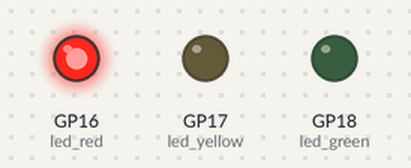
A program run on a simulated Raspberry Pi Pico running MicroPython. Shown: output pins drawn as LEDs (lit = HIGH).

Above: at 2.5 s.
At 6.2 s:
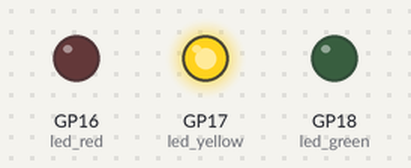
At 7.7 s:
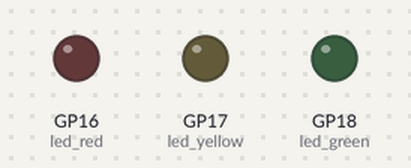
At 10.5 s:
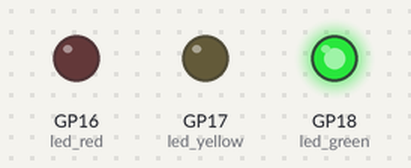
Timing chart, 0 to 16.9 s (numbered marks = the images above):
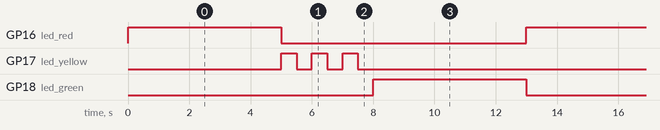

The program:

Project_05_Traffic_Lights.py
```python
from machine import Pin
import time

led_red = machine.Pin(16, machine.Pin.OUT)  # create red led object from Pin 16, Set Pin 16 to output
led_yellow = machine.Pin(17, machine.Pin.OUT)  # create yellow led object from Pin 17, Set Pin 17 to output
led_green = machine.Pin(18, machine.Pin.OUT) # create green led object from Pin 18, Set Pin 18 to output

while True:
    led_red.value(1)  # Set red led turn on
    time.sleep(5)   # Sleep 5s
    led_red.value(0) # Set red led turn off
    led_yellow.value(1)
    time.sleep(0.5)
    led_yellow.value(0)
    time.sleep(0.5)
    led_yellow.value(1)
    time.sleep(0.5)
    led_yellow.value(0)
    time.sleep(0.5)
    led_yellow.value(1)
    time.sleep(0.5)
    led_yellow.value(0)
    time.sleep(0.5)
    led_green.value(1)
    time.sleep(5)
    led_green.value(0) 
```

Measured:
- by itself, GP16 (led_red), GP18 (led_green): alternates HIGH for 5.0 s and LOW for 8.0 s
- by itself, GP17 (led_yellow): repeats every 13.0 s: 2 × (LOW 0.50 s, HIGH 0.50 s), LOW 10.5 s, HIGH 0.50 s
- by itself, everything shown: repeats every 13.0 s, in 8 steps
